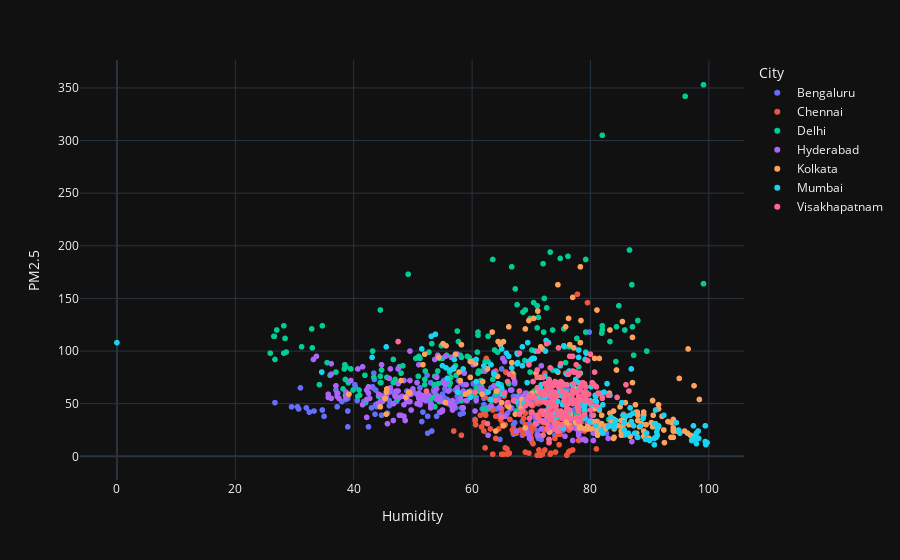

Notebook cell for this chart:
### Code cell
fig=px.scatter(d1,'median_x','median_y',color="City",labels={'median_x':'Humidity','median_y':'PM2.5'})
fig.show()

### Figure 1 — Plotly figure (JSON) as saved in the notebook; plotly's stock layout.template omitted (floating-point values rounded to 4 significant figures; data arrays with more than 128 entries replaced by an {"elided": "..."} marker saying what was removed)
{"data": [{"hovertemplate": "City=Bengaluru<br>Humidity=%{x}<br>PM2.5=%{y}<extra></extra>", "legendgroup": "Bengaluru", "marker": {"color": "#636efa", "symbol": "circle"}, "mode": "markers", "name": "Bengaluru", "showlegend": true, "type": "scattergl", "x": {"elided": "194 float values"}, "xaxis": "x", "y": {"elided": "194 int values"}, "yaxis": "y"}, {"hovertemplate": "City=Chennai<br>Humidity=%{x}<br>PM2.5=%{y}<extra></extra>", "legendgroup": "Chennai", "marker": {"color": "#EF553B", "symbol": "circle"}, "mode": "markers", "name": "Chennai", "showlegend": true, "type": "scattergl", "x": {"elided": "140 float values"}, "xaxis": "x", "y": {"elided": "140 int values"}, "yaxis": "y"}, {"hovertemplate": "City=Delhi<br>Humidity=%{x}<br>PM2.5=%{y}<extra></extra>", "legendgroup": "Delhi", "marker": {"color": "#00cc96", "symbol": "circle"}, "mode": "markers", "name": "Delhi", "showlegend": true, "type": "scattergl", "x": {"elided": "198 float values"}, "xaxis": "x", "y": {"elided": "198 int values"}, "yaxis": "y"}, {"hovertemplate": "City=Hyderabad<br>Humidity=%{x}<br>PM2.5=%{y}<extra></extra>", "legendgroup": "Hyderabad", "marker": {"color": "#ab63fa", "symbol": "circle"}, "mode": "markers", "name": "Hyderabad", "showlegend": true, "type": "scattergl", "x": {"elided": "193 float values"}, "xaxis": "x", "y": {"elided": "193 int values"}, "yaxis": "y"}, {"hovertemplate": "City=Kolkata<br>Humidity=%{x}<br>PM2.5=%{y}<extra></extra>", "legendgroup": "Kolkata", "marker": {"color": "#FFA15A", "symbol": "circle"}, "mode": "markers", "name": "Kolkata", "showlegend": true, "type": "scattergl", "x": {"elided": "193 float values"}, "xaxis": "x", "y": {"elided": "193 int values"}, "yaxis": "y"}, {"hovertemplate": "City=Mumbai<br>Humidity=%{x}<br>PM2.5=%{y}<extra></extra>", "legendgroup": "Mumbai", "marker": {"color": "#19d3f3", "symbol": "circle"}, "mode": "markers", "name": "Mumbai", "showlegend": true, "type": "scattergl", "x": {"elided": "194 float values"}, "xaxis": "x", "y": {"elided": "194 int values"}, "yaxis": "y"}, {"hovertemplate": "City=Visakhapatnam<br>Humidity=%{x}<br>PM2.5=%{y}<extra></extra>", "legendgroup": "Visakhapatnam", "marker": {"color": "#FF6692", "symbol": "circle"}, "mode": "markers", "name": "Visakhapatnam", "showlegend": true, "type": "scattergl", "x": {"elided": "190 float values"}, "xaxis": "x", "y": {"elided": "190 int values"}, "yaxis": "y"}], "layout": {"legend": {"title": {"text": "City"}, "tracegroupgap": 0}, "margin": {"t": 60}, "xaxis": {"anchor": "y", "domain": [0, 1], "title": {"text": "Humidity"}}, "yaxis": {"anchor": "x", "domain": [0, 1], "title": {"text": "PM2.5"}}}}
